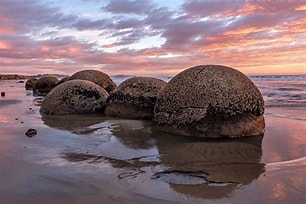
#> input picture week3-coding-exercise/2202775/color_image1.jpg, 306 x 204 px, found by its file name
$ jupyter execute week4activity_2202775.ipynb
#> lines starting #> are read from the running program, lines starting #| are printed output that depends on the picture; after the words box and inside, x2 and y2 are one past the last pixel; in counts of white or black regions, pixels touching at a corner belong together
### Task 1

[cell 1]
import numpy as np
import matplotlib.pyplot as plt

# Set dimensions
width_color, height_color = 256, 256
width_gray, height_gray = 256, 256

# Check if total pixels are identical
total_pixels_color = width_color * height_color
total_pixels_gray = width_gray * height_gray

# Generate random noise images
color_image = np.random.rand(height_color, width_color, 3)  # three channel
gray_image = np.random.rand(height_gray, width_gray)

# Plot the images
fig, ax = plt.subplots(1, 2, figsize=(10, 5))
ax[0].imshow(color_image)
ax[0].set_title('Color Image')
ax[0].axis('off')

ax[1].imshow(gray_image, cmap='gray')
ax[1].set_title('Grayscale Image')
ax[1].axis('off')

plt.show()
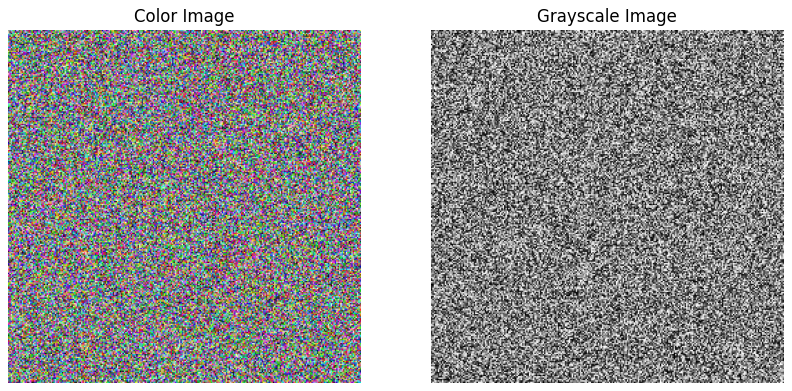
#> figure drawn by matplotlib, 2 panels

### Task 2

[cell 2]
import numpy as np
import matplotlib.pyplot as plt
import cv2

def crop_grid(img, num_horizontal_grid, num_vertical_grid, line_color):
    # Get image dimensions
#> called with num_horizontal_grid = 5, num_vertical_grid = 3, line_color = (255, 0, 0)
    height, width, channels = img.shape
#> height = 204; width = 306; channels = 3

    # Calculate the size of each patch
    patch_width = width // num_horizontal_grid
#> patch_width = 61
    patch_height = height // num_vertical_grid
#> patch_height = 68

    # Create a copy of the image to draw grids on
    img_with_grids = img.copy()
#> img_with_grids is the input picture: shape (204, 306, 3); mean B, G, R 114.2, 107.6, 129.6

    # Draw horizontal grid lines
    for i in range(1, num_vertical_grid):
        start_point = (0, i * patch_height)
        end_point = (width, i * patch_height)
        cv2.line(img_with_grids, start_point, end_point, line_color, 1)
#> this loop made 2 passes
#> (start_point, end_point) on passes 1 to 2: ((0, 68), (306, 68)), ((0, 136), (306, 136))
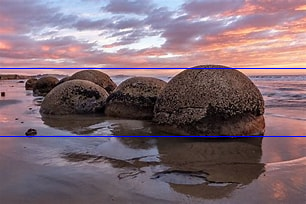
#> img_with_grids: shape (204, 306, 3); 0.98% of pixels changed, all inside (x1, y1, x2, y2) = (0, 68, 306, 137)

    # Draw vertical grid lines
    for j in range(1, num_horizontal_grid):
        start_point = (j * patch_width, 0)
        end_point = (j * patch_width, height)
        cv2.line(img_with_grids, start_point, end_point, line_color, 1)
#> this loop made 4 passes
#> (start_point, end_point) on passes 1 to 4: ((61, 0), (61, 204)), ((122, 0), (122, 204)), ((183, 0), (183, 204)), ((244, 0), (244, 204))
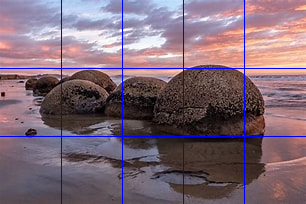
#> img_with_grids: shape (204, 306, 3); 1.29% of pixels changed, all inside (x1, y1, x2, y2) = (61, 0, 245, 204)

    return img_with_grids

# Example usage
img = 'color_image1.jpg'
num_horizontal_grid = 5 # x axis horizontal vector count
num_vertical_grid = 3  # y axis vertical vector count
line_color = (255, 0, 0) # Red color for grid lines

img_with_grids = crop_grid(cv2.imread(img), num_horizontal_grid, num_vertical_grid, line_color)

# Display the image with grids
plt.imshow(cv2.cvtColor(img_with_grids, cv2.COLOR_BGR2RGB))
plt.axis('off')
plt.show()

### Task 3

[cell 3]
import cv2
import numpy as np
import matplotlib.pyplot as plt

def adjust_brightness_add(img, value):
    # Convert the image to float32 for precision
#> called with value = 50
    img_float = img.astype(np.float32)
    # Add the value to the image
    # print(img_float[0][0][0])  # for test purpose
    img_bright = img_float + value
    # print(img_bright[0][0][0])
    # Clip the values to be in the valid range [0, 255]
    img_bright = np.clip(img_bright, 0, 255)  # avoid outbound the color range
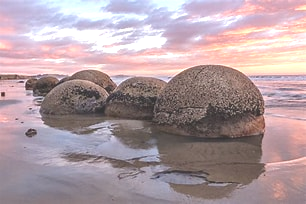
#> img_bright: shape (204, 306, 3) float32; mean B, G, R 162.4, 156.8, 176.5
    # Convert back to uint8
    img_bright = img_bright.astype(np.uint8)
    return img_bright

# Load an example image
img = cv2.imread('color_image1.jpg')  # Make sure to use a valid image path

# Adjust the brightness
value = 50  # Increase brightness of 50 value
bright_img = adjust_brightness_add(img, value)

# Display the original and brightened images
plt.figure(figsize=(10, 5))
plt.subplot(1, 2, 1)
plt.title('Original Image')
plt.imshow(cv2.cvtColor(img, cv2.COLOR_BGR2RGB))
plt.axis('off')

plt.subplot(1, 2, 2)
plt.title('Brightened Image')
plt.imshow(cv2.cvtColor(bright_img, cv2.COLOR_BGR2RGB))
plt.axis('off')

plt.show()
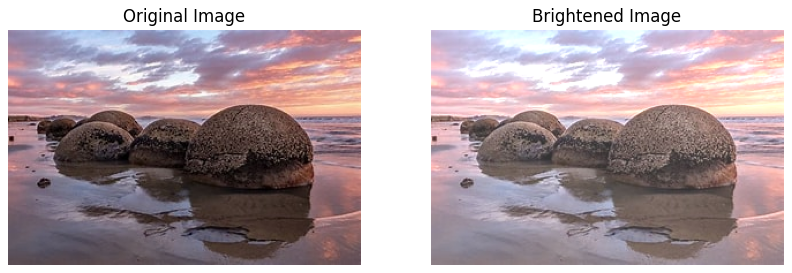
#> figure drawn by matplotlib, 2 panels

$ run again, with week3-coding-exercise/2202775/color_image2.jpg copied over week3-coding-exercise/2202775/color_image1.jpg
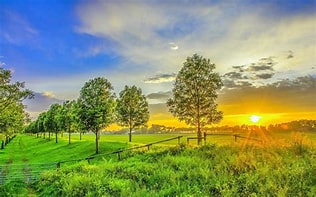
#> input picture week3-coding-exercise/2202775/color_image2.jpg, 316 x 197 px, found by its file name
#> height = 197; width = 316; channels = 3
#> patch_width = 63
#> patch_height = 65
#> in crop_grid, img_with_grids is the input picture: shape (197, 316, 3); mean B, G, R 101.4, 150.1, 136.6
#> the loop in crop_grid, `for i in range(1, num_vertical_grid):` made 2 passes
#> (start_point, end_point) on passes 1 to 2: ((0, 65), (316, 65)), ((0, 130), (316, 130))
#> after the loop in crop_grid, `for i in range(1, num_vertical_grid):`:
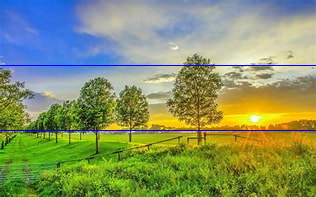
#> img_with_grids: shape (197, 316, 3); 1.02% of pixels changed, all inside (x1, y1, x2, y2) = (0, 65, 316, 131)
#> the loop in crop_grid, `for j in range(1, num_horizontal_grid):` made 4 passes
#> (start_point, end_point) on passes 1 to 4: ((63, 0), (63, 197)), ((126, 0), (126, 197)), ((189, 0), (189, 197)), ((252, 0), (252, 197))
#> `plt.show()`:
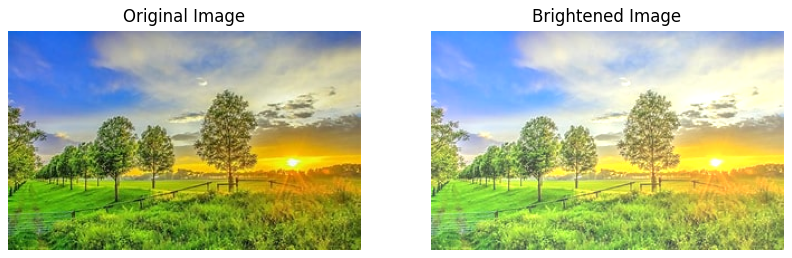
#> figure drawn by matplotlib, 2 panels

$ run again, with week3-coding-exercise/2202775/dog_enlarged_Cubic (Bicubic).jpg copied over week3-coding-exercise/2202775/color_image1.jpg
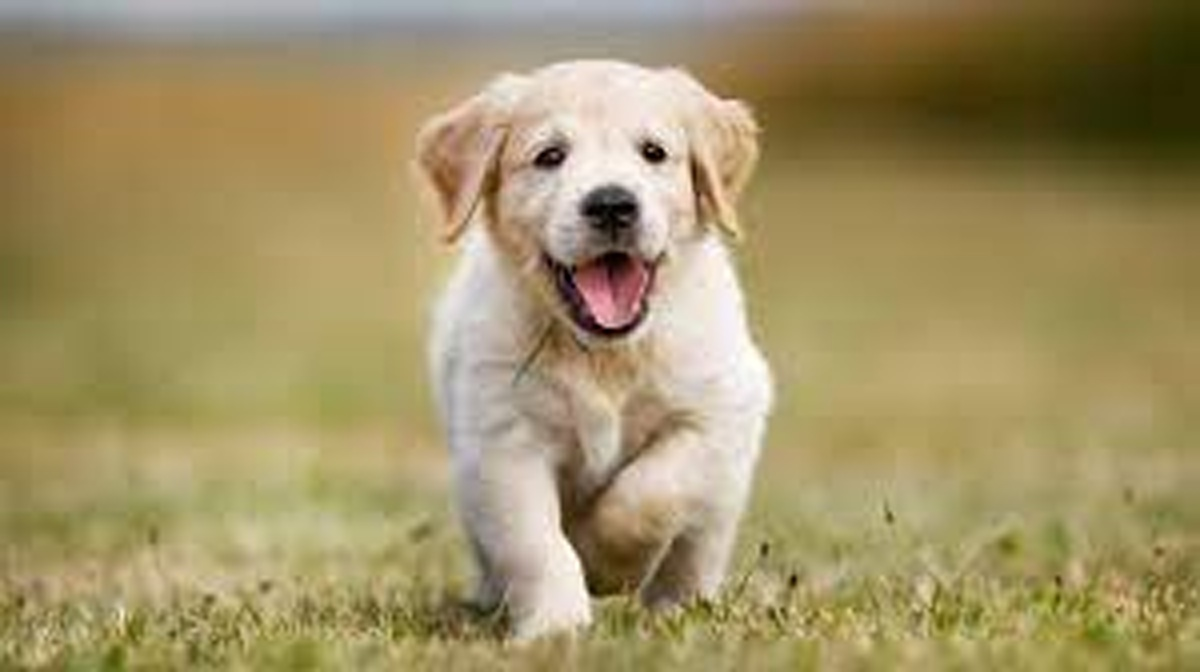
#> input picture week3-coding-exercise/2202775/dog_enlarged_Cubic (Bicubic).jpg, 1200 x 672 px, found by its file name
#> height = 672; width = 1200; channels = 3
#> patch_width = 240
#> patch_height = 224
#> in crop_grid, img_with_grids is the input picture: shape (672, 1200, 3); mean B, G, R 101.4, 145.2, 160.5
#> the loop in crop_grid, `for i in range(1, num_vertical_grid):` made 2 passes
#> (start_point, end_point) on passes 1 to 2: ((0, 224), (1200, 224)), ((0, 448), (1200, 448))
#> after the loop in crop_grid, `for i in range(1, num_vertical_grid):`:
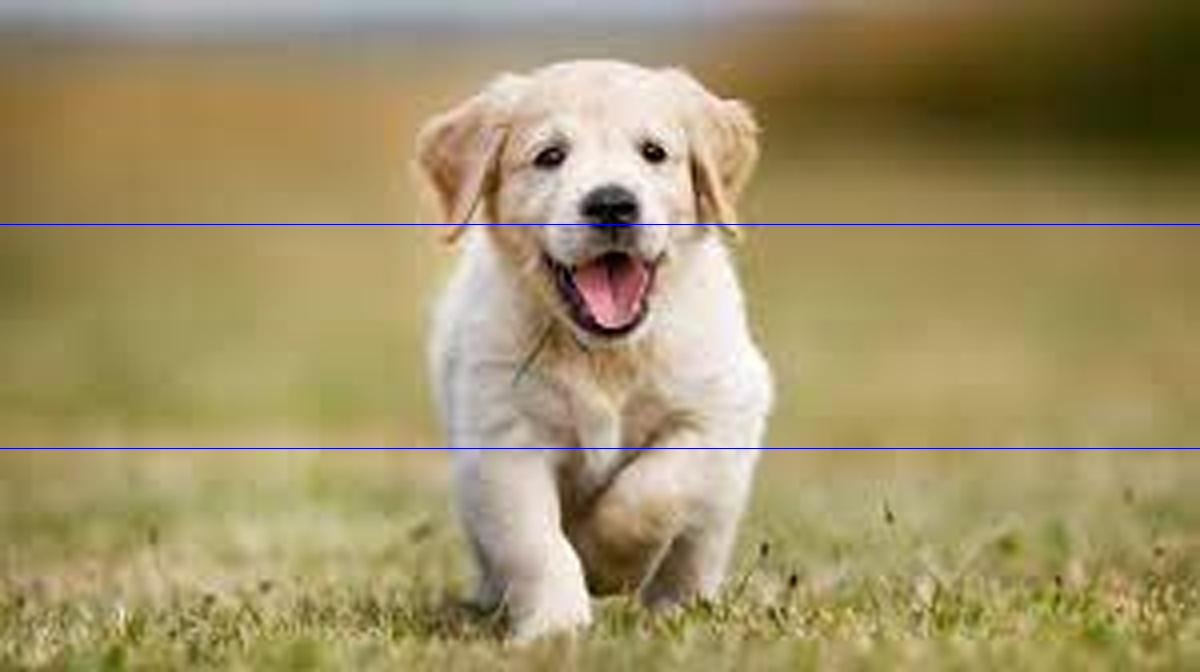
#> img_with_grids: shape (672, 1200, 3); 0.3% of pixels changed, all inside (x1, y1, x2, y2) = (0, 224, 1200, 449)
#> the loop in crop_grid, `for j in range(1, num_horizontal_grid):` made 4 passes
#> (start_point, end_point) on passes 1 to 4: ((240, 0), (240, 672)), ((480, 0), (480, 672)), ((720, 0), (720, 672)), ((960, 0), (960, 672))
#> `plt.show()`:
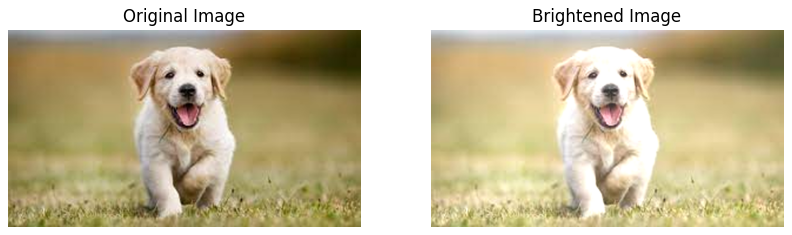
#> figure drawn by matplotlib, 2 panels
